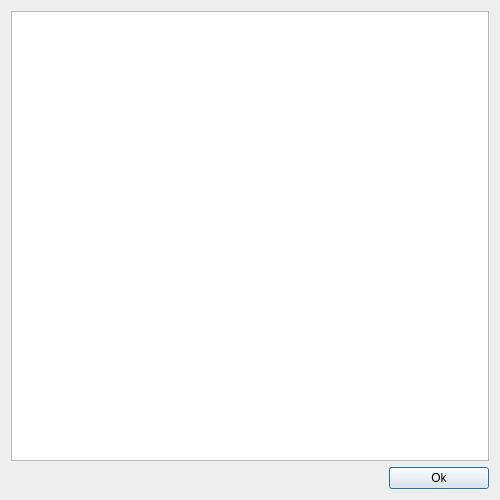
<?xml version="1.0" encoding="UTF-8"?>
<ui version="4.0">
 <class>RestTableDialog</class>
 <widget class="QDialog" name="RestTableDialog">
  <property name="geometry">
   <rect>
    <x>0</x>
    <y>0</y>
    <width>500</width>
    <height>500</height>
   </rect>
  </property>
  <property name="windowTitle">
   <string>Редактирование таблицы</string>
  </property>
  <layout class="QVBoxLayout" name="verticalLayout">
   <item>
    <widget class="RestTableView" name="tableView"/>
   </item>
   <item>
    <layout class="QHBoxLayout" name="horizontalLayout">
     <item>
      <spacer name="horizontalSpacer">
       <property name="orientation">
        <enum>Qt::Orientation::Horizontal</enum>
       </property>
       <property name="sizeHint" stdset="0">
        <size>
         <width>238</width>
         <height>20</height>
        </size>
       </property>
      </spacer>
     </item>
     <item>
      <widget class="QPushButton" name="pushButtonOk">
       <property name="minimumSize">
        <size>
         <width>100</width>
         <height>0</height>
        </size>
       </property>
       <property name="text">
        <string>Ok</string>
       </property>
      </widget>
     </item>
    </layout>
   </item>
  </layout>
 </widget>
 <customwidgets>
  <customwidget>
   <class>RestTableView</class>
   <extends>QTableView</extends>
   <header>rest/resttableview.h</header>
  </customwidget>
 </customwidgets>
 <resources/>
 <connections/>
</ui>
